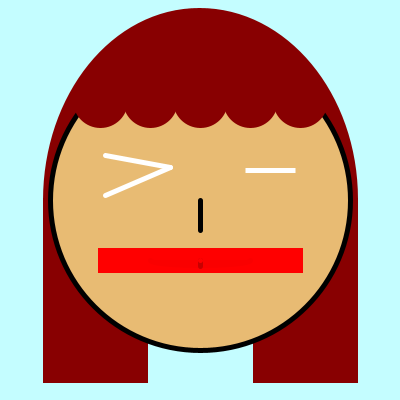
Frame 1 (no input)
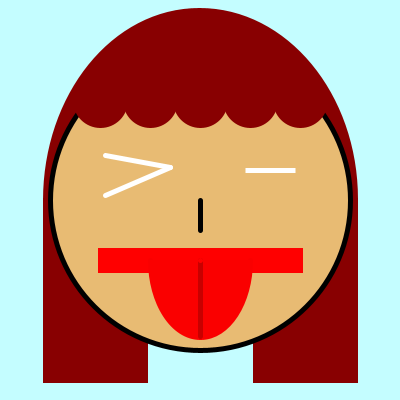
Frame 60 (the mouse pressed at the canvas centre just before this capture)
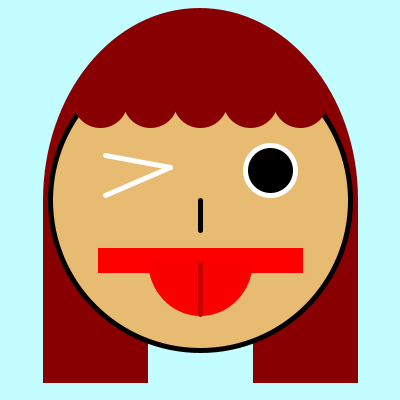
Frame 120 (the mouse held since frame 60 and released just before this capture)

The Processing sketch that drew these frames (run headless with seeded random() and noise(); from frame 60 on, the mouse is pressed at the canvas centre):

// Processing sketch: processing_93779
// ── processing_93779.pde

//description:
//As soon as I got this assignment, to make my own character,
//I reminded of my last semester when I was a red-hair Gwi-Yo-Mi. ^0^


int tonguesize = 10;
int tonguegrowthrate = 2;

//what to do when the program first starts up
void setup() {
  //create a canvas of 400 wide by 400 high pixels
  size(400, 400);
  //make the lines look smooth
  smooth(4);
  //make the lines look fat
  strokeWeight (5);
  
}

//what to do when the canvas should be drawn
void draw() {
  //background
  background(196,253,255);
  
  //paint in red
  fill(136, 0, 1);
  //draw a line in red
  stroke(136, 0, 1);
  //Hair
  //draw an arc centered at 200, 200
  //with width 210 and height 300
  //from PI to TWO_PI
  arc(200, 200, 310, 380, PI, TWO_PI);
  //draw a rect from 45, 200
  //with width 100 and height 180
  rect(45, 200, 100, 180);
  //draw a rect from 255, 200
  //with width 100 and height 180
  rect(255, 200, 100, 180);

  //draw a line in black
  stroke(0);
  //paint in skin color
  fill(232, 187, 115);
  //Head
  //an ellipse centered at 200, 200
  //with width 300 and height 300
  ellipse (200, 200, 300, 300);
  
  //paint in red
  fill(136, 0, 1);
  //draw a line in red
  stroke(136, 0, 1);
  //Bang
  //draw an ellipse centered at 100, 50
  //with width 50 and height 50
  ellipse(100, 100, 50, 50);
  //similarly
  ellipse(150, 100, 50, 50);
  ellipse(200, 100, 50, 50);
  ellipse(250, 100, 50, 50);
  ellipse(300, 100, 50, 50);
  
  ellipse(125, 75, 50, 50);
  ellipse(175, 75, 50, 50);
  ellipse(225, 75, 50, 50);
  ellipse(275, 75, 50, 50);
  
  ellipse(150, 50, 50, 50);
  ellipse(200, 50, 50, 50);
  ellipse(250, 50, 50, 50);
  
  //draw a line in black
  stroke(0);
  //Nose
  //draw a line from 200, 250 to 200, 200
  line(200, 230, 200, 200);
  
  //paint in black
  fill(0, 0, 0);
  //draw a line in white
  stroke(255);
  //Left Eye
  //draw a line from 105, 155 to 130, 167
  line(105, 155, 170, 167);
  //draw a line from 130, 167 to 105, 195
  line(170, 167, 105, 195);
  //Right Eye
  //draw an ellipse centered at 270, 170
  //with width 50 and height mouseX/4
  ellipse (270, 170, 50, mouseX/4);

  //paint in red
  fill(255, 0, 0);
  //draw a line in red
  stroke(255, 0, 0);
  //Red Mouth
  //draw a rect from 100, 250
  //with width 200 and height 20
  rect(100, 250, 200, 20);
  
  //paint in red
  fill(250, 0, 0);
  //draw a line in red
  stroke(250, 0, 0);

  //Tongue
  //draw an arc centered at 200, 260
  //with width 100 and height 200
  //from 0 to TWO_PI
  arc(200, 260, 100, tonguesize, 0, PI);
  tonguesize = tonguesize + tonguegrowthrate;
  if(tonguesize >= height/2){
    tonguegrowthrate = -2; }
  else if(tonguesize <=10){
    tonguegrowthrate = 2;}
  
  //draw a line in light red
  stroke(200, 0, 0);
  //draw a line in the tongue (from 200, 260 to 200, tonguesize) that moves up and down together
  line(200, 260, 200, 260+tonguesize/2);
    tonguesize = tonguesize + tonguegrowthrate;
  if(tonguesize >= height/2){
    tonguegrowthrate = -2; }
  else if(tonguesize <=10){
    tonguegrowthrate = 2;}
    
    
  //draw a point in red
  stroke(255, 0, 0);
  //draw a point at 200, 260
  point(200, 260);
}
